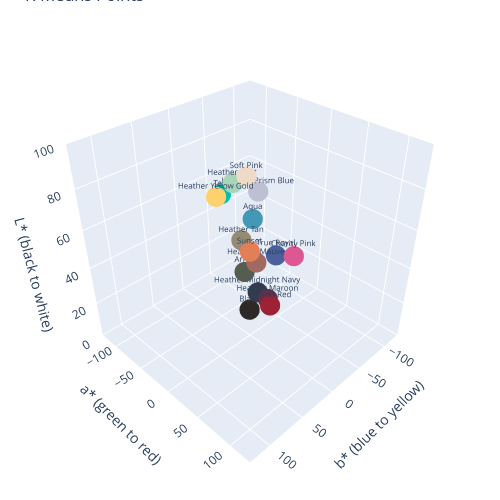

Notebook code for this chart:
### Code cell
centroid_df = df.iloc[closest_indices].copy()

lab_graph.generate_lab_3d_all_colors(centroid_df, "K-Means Points", "N/a")

### Figure 1 — Plotly figure (JSON) as saved in the notebook; plotly's stock layout.template omitted (floating-point values rounded to 4 significant figures)
{"data": [{"hovertemplate": "<b>%{text}</b><br>L*: %{y:.1f}<br>a*: %{x:.1f}<br>b*: %{z:.1f}<br>", "marker": {"color": ["#00BFB2", "#A8D5BA", "#EFDAC8", "#603147", "#E37F57", "#DE5795", "#9D2235", "#2D2926", "#FDD26E", "#BCC0D2", "#A06A62", "#555D51", "#958A73", "#4298B5", "#343A4A", "#4C619C"], "opacity": 1.0, "size": 7}, "mode": "markers+text", "text": ["Teal", "Heather Mint", "Soft Pink", "Heather Maroon", "Sunset", "Charity Pink", "Canvas Red", "Black", "Heather Yellow Gold", "Heather Prism Blue", "Heather Mauve", "Army", "Heather Tan", "Aqua", "Heather Midnight Navy", "True Royal"], "textfont": {"size": 8}, "textposition": "top center", "x": [-59.33, -18.93, 6.03, 25.21, 39.51, 59.63, 52.92, 1.29, 8.31, 2.14, 22.92, -3.86, 0.22, -20.39, 1.3, 5.91], "y": [66.44, 81.11, 88.56, 27.76, 64.85, 57.92, 36.7, 17.06, 86.67, 77.9, 50.9, 38.51, 57.85, 58.13, 24.29, 41.26], "z": [-12.05, 7.16, 11.43, -2.86, 40.17, -3.98, 23.2, 2.54, 54.63, -9.47, 13.88, 5.37, 13.83, -24.18, -11.02, -36.01], "type": "scatter3d"}], "layout": {"scene": {"aspectratio": {"x": 1, "y": 1, "z": 1}, "xaxis": {"title": {"text": "a* (green to red)"}, "range": [-128, 128]}, "yaxis": {"title": {"text": "L* (black to white)"}, "range": [0, 100]}, "zaxis": {"title": {"text": "b* (blue to yellow)"}, "range": [-128, 128]}, "camera": {"up": {"x": 0, "y": 1, "z": 0}, "center": {"x": 0, "y": 0, "z": 0}, "eye": {"x": 1.5, "y": 1.5, "z": 1.5}}}, "margin": {"l": 1, "r": 1, "t": 1, "b": 1}, "title": {"text": "K-Means Points"}, "width": 500, "height": 500, "showlegend": false}}
